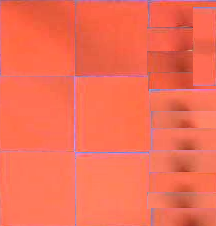
%> input picture Matlab Test Codes/Prionto/FENChess_without_enPassant/WorkDir/sample_RED.png, 216 x 226 px
$ octave --eval "result = calibrate_samples;"   (GNU Octave 9; MATLAB toolbox functions it lacks are replaced by stand-ins)
%> lines starting %> are read from the running program, lines starting %| are printed output that depends on the picture
### Matlab Test Codes/Sayeed/myOneVsAll.m
function [all_theta] = myOneVsAll(X, y, num_labels, lambda)


m = size(X, 1);
n = size(X, 2);

all_theta = [] ;

    initial_theta = zeros(n , 1);

    for k = 1 : num_labels
        options = optimset('GradObj', 'on', 'MaxIter', 50);

        theta = myfmincg (@(t)(myCostFunction(t, X, (y == k), lambda)), ...
                initial_theta, options);
        all_theta = [ all_theta ; theta' ] ;
    end


end

### Matlab Test Codes/Sayeed/myCostFunction.m
function [J, grad] = myCostFunction(theta, X, y, lambda)


[m n] = size(X);

g =  (1.0 + exp(-(X*theta))).^(-1);

J = -(1/m)*(y'*log(g) + (1-y)'*log(1-g)) + lambda/(2*m) *([0;theta(2:n)]'*[0;theta(2:n)]);

grad = 1/m*(X'*(g-y)) + lambda/m * [0;theta(2:n)];

grad = grad(:);

end

### Matlab Test Codes/Sayeed/myfmincg.m
function [X, fX, i] = myfmincg(f, X, options, P1, P2, P3, P4, P5)
% Minimize a continuous differentialble multivariate function. Starting point
% is given by "X" (D by 1), and the function named in the string "f", must
% return a function value and a vector of partial derivatives. The Polack-
% Ribiere flavour of conjugate gradients is used to compute search directions,
% and a line search using quadratic and cubic polynomial approximations and the
% Wolfe-Powell stopping criteria is used together with the slope ratio method
% for guessing initial step sizes. Additionally a bunch of checks are made to
% make sure that exploration is taking place and that extrapolation will not
% be unboundedly large. The "length" gives the length of the run: if it is
% positive, it gives the maximum number of line searches, if negative its
% absolute gives the maximum allowed number of function evaluations. You can
% (optionally) give "length" a second component, which will indicate the
% reduction in function value to be expected in the first line-search (defaults
% to 1.0). The function returns when either its length is up, or if no further
% progress can be made (ie, we are at a minimum, or so close that due to
% numerical problems, we cannot get any closer). If the function terminates
% within a few iterations, it could be an indication that the function value
% and derivatives are not consistent (ie, there may be a bug in the
% implementation of your "f" function). The function returns the found
% solution "X", a vector of function values "fX" indicating the progress made
% and "i" the number of iterations (line searches or function evaluations,
% depending on the sign of "length") used.
%
% Usage: [X, fX, i] = fmincg(f, X, options, P1, P2, P3, P4, P5)
%
% See also: checkgrad
%
% Copyright (C) 2001 and 2002 by Carl Edward Rasmussen. Date 2002-02-13
%
%
% (C) Copyright 1999, 2000 & 2001, Carl Edward Rasmussen
%
% Permission is granted for anyone to copy, use, or modify these
% programs and accompanying documents for purposes of research or
% education, provided this copyright notice is retained, and note is
% made of any changes that have been made.
%
% These programs and documents are distributed without any warranty,
% express or implied.  As the programs were written for research
% purposes only, they have not been tested to the degree that would be
% advisable in any important application.  All use of these programs is
% entirely at the user's own risk.
%
% [ml-class] Changes Made:
% 1) Function name and argument specifications
% 2) Output display
%

% Read options
if exist('options', 'var') && ~isempty(options) && isfield(options, 'MaxIter')
    length = options.MaxIter;
else
    length = 100;
end


RHO = 0.01;                            % a bunch of constants for line searches
SIG = 0.5;       % RHO and SIG are the constants in the Wolfe-Powell conditions
INT = 0.1;    % don't reevaluate within 0.1 of the limit of the current bracket
EXT = 3.0;                    % extrapolate maximum 3 times the current bracket
MAX = 20;                         % max 20 function evaluations per line search
RATIO = 100;                                      % maximum allowed slope ratio

argstr = ['feval(f, X'];                      % compose string used to call function
for i = 1:(nargin - 3)
  argstr = [argstr, ',P', int2str(i)];
end
argstr = [argstr, ')'];

if max(size(length)) == 2, red=length(2); length=length(1); else red=1; end
S=['Iteration '];

i = 0;                                            % zero the run length counter
ls_failed = 0;                             % no previous line search has failed
fX = [];
[f1 df1] = eval(argstr);                      % get function value and gradient
i = i + (length<0);                                            % count epochs?!
s = -df1;                                        % search direction is steepest
d1 = -s'*s;                                                 % this is the slope
z1 = red/(1-d1);                                  % initial step is red/(|s|+1)

while i < abs(length)                                      % while not finished
  i = i + (length>0);                                      % count iterations?!

  X0 = X; f0 = f1; df0 = df1;                   % make a copy of current values
  X = X + z1*s;                                             % begin line search
  [f2 df2] = eval(argstr);
  i = i + (length<0);                                          % count epochs?!
  d2 = df2'*s;
  f3 = f1; d3 = d1; z3 = -z1;             % initialize point 3 equal to point 1
  if length>0, M = MAX; else M = min(MAX, -length-i); end
  success = 0; limit = -1;                     % initialize quanteties
  while 1
    while ((f2 > f1+z1*RHO*d1) || (d2 > -SIG*d1)) && (M > 0)
      limit = z1;                                         % tighten the bracket
      if f2 > f1
        z2 = z3 - (0.5*d3*z3*z3)/(d3*z3+f2-f3);                 % quadratic fit
      else
        A = 6*(f2-f3)/z3+3*(d2+d3);                                 % cubic fit
        B = 3*(f3-f2)-z3*(d3+2*d2);
        z2 = (sqrt(B*B-A*d2*z3*z3)-B)/A;       % numerical error possible - ok!
      end
      if isnan(z2) || isinf(z2)
        z2 = z3/2;                  % if we had a numerical problem then bisect
      end
      z2 = max(min(z2, INT*z3),(1-INT)*z3);  % don't accept too close to limits
      z1 = z1 + z2;                                           % update the step
      X = X + z2*s;
      [f2 df2] = eval(argstr);
      M = M - 1; i = i + (length<0);                           % count epochs?!
      d2 = df2'*s;
      z3 = z3-z2;                    % z3 is now relative to the location of z2
    end
    if f2 > f1+z1*RHO*d1 || d2 > -SIG*d1
      break;                                                % this is a failure
    elseif d2 > SIG*d1
      success = 1; break;                                             % success
    elseif M == 0
      break;                                                          % failure
    end
    A = 6*(f2-f3)/z3+3*(d2+d3);                      % make cubic extrapolation
    B = 3*(f3-f2)-z3*(d3+2*d2);
    z2 = -d2*z3*z3/(B+sqrt(B*B-A*d2*z3*z3));        % num. error possible - ok!
    if ~isreal(z2) || isnan(z2) || isinf(z2) || z2 < 0 % num prob or wrong sign?
      if limit < -0.5                               % if we have no upper limit
        z2 = z1 * (EXT-1);                 % the extrapolate the maximum amount
      else
        z2 = (limit-z1)/2;                                   % otherwise bisect
      end
    elseif (limit > -0.5) && (z2+z1 > limit)         % extraplation beyond max?
      z2 = (limit-z1)/2;                                               % bisect
    elseif (limit < -0.5) && (z2+z1 > z1*EXT)       % extrapolation beyond limit
      z2 = z1*(EXT-1.0);                           % set to extrapolation limit
    elseif z2 < -z3*INT
      z2 = -z3*INT;
    elseif (limit > -0.5) && (z2 < (limit-z1)*(1.0-INT))  % too close to limit?
      z2 = (limit-z1)*(1.0-INT);
    end
    f3 = f2; d3 = d2; z3 = -z2;                  % set point 3 equal to point 2
    z1 = z1 + z2; X = X + z2*s;                      % update current estimates
    [f2 df2] = eval(argstr);
    M = M - 1; i = i + (length<0);                             % count epochs?!
    d2 = df2'*s;
  end                                                      % end of line search

  if success                                         % if line search succeeded
    f1 = f2; fX = [fX' f1]';
    %fprintf('%s %4i | Cost: %4.6e\r', S, i, f1);
    s = (df2'*df2-df1'*df2)/(df1'*df1)*s - df2;      % Polack-Ribiere direction
    tmp = df1; df1 = df2; df2 = tmp;                         % swap derivatives
    d2 = df1'*s;
    if d2 > 0                                      % new slope must be negative
      s = -df1;                              % otherwise use steepest direction
      d2 = -s'*s;
    end
    z1 = z1 * min(RATIO, d1/(d2-realmin));          % slope ratio but max RATIO
    d1 = d2;
    ls_failed = 0;                              % this line search did not fail
  else
    X = X0; f1 = f0; df1 = df0;  % restore point from before failed line search
    if ls_failed || i > abs(length)          % line search failed twice in a row
      break;                             % or we ran out of time, so we give up
    end
    tmp = df1; df1 = df2; df2 = tmp;                         % swap derivatives
    s = -df1;                                                    % try steepest
    d1 = -s'*s;
    z1 = 1/(1-d1);
    ls_failed = 1;                                    % this line search failed
  end
  if exist('OCTAVE_VERSION')
    fflush(stdout);
  end
end
fprintf('\n');

### Matlab Test Codes/Sayeed/calibrate_samples.m
function [all_theta,Class_vals] = calibrate_samples()
X = [] ;
y = [] ;
Class_vals = [] ;
file_name = ["sample_RED","sample_BLUE","sample_WHITE","sample_BLACK"] ;
n = length(file_name) ;

% Create Data Set
for i = 1:n

    path = [char(file_name(i)),'.png'];
    image = im2double(imread(path));

    R = image(:,:,1);
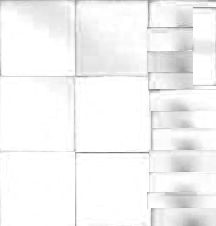
%> R: size 226x216 double; min 0.471, max 1, mean 0.959
    G = image(:,:,2);
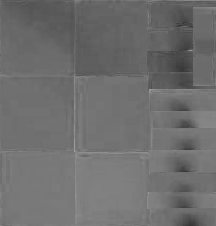
%> G: size 226x216 double; min 0.204, max 0.639, mean 0.431
    B = image(:,:,3);
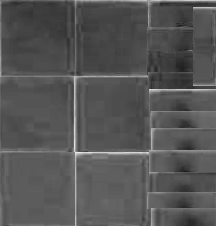
%> B: size 226x216 double; min 0.11, max 0.922, mean 0.334

    R = R(:) ;
    G = G(:) ;
    B = B(:) ;
    m0 = length(R) ;
%> m0 = 48816

    R_med = median(R);
%> R_med = 0.992
    G_med = median(G);
%> G_med = 0.439
    B_med = median(B);
%> B_med = 0.329


    X = [X ; [ones(m0,1) , R , G , B] ] ;
    y = [y ; ones(m0,1)*i] ;
    Class_vals = [Class_vals , [R_med ; G_med ; B_med]];
%> Class_vals = [0.992; 0.439; 0.329]


end
%> pass 2 of the loop in calibrate_samples, `for i = 1:n`:
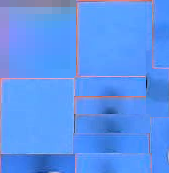
%> input picture Matlab Test Codes/Prionto/FENChess_without_enPassant/WorkDir/sample_BLUE.png, 169 x 173 px
%> image: size 173x169x3 double
%> in calibrate_samples, `G = image(:,:,2);`:
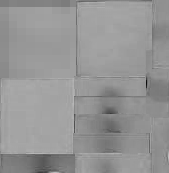
%> G: size 173x169 double; min 0.0431, max 0.745, mean 0.585
%> in calibrate_samples, `B = image(:,:,3);`:
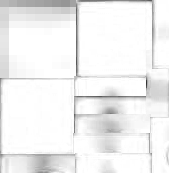
%> B: size 173x169 double; min 0.192, max 1, mean 0.944
%> R_med = 0.349
%> G_med = 0.6
%> B_med = 0.992
%> Class_vals = [0.992 0.349; 0.439 0.6; 0.329 0.992]
%> pass 3 of the loop in calibrate_samples, `for i = 1:n`:
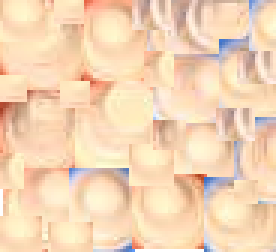
%> input picture Matlab Test Codes/Prionto/FENChess_without_enPassant/WorkDir/sample_White.png, 92 x 84 px (shown 3 times larger)
%> image: size 84x92x3 double
%> in calibrate_samples, `G = image(:,:,2);`:
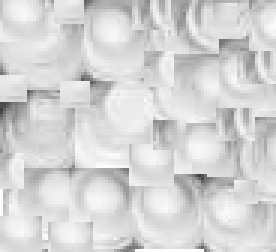
%> G: size 84x92 double (shown 3 times larger); min 0.243, max 1, mean 0.836
%> in calibrate_samples, `B = image(:,:,3);`:
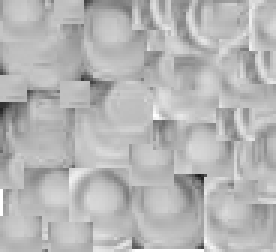
%> B: size 84x92 double (shown 3 times larger); min 0.125, max 1, mean 0.713
%> in calibrate_samples, `R = R(:) ;`: R = 7728 values, max 1 at index 8, min 0.216 at index 5772, mean 0.956
%> in calibrate_samples, `G = G(:) ;`: G = 7728 values, max 1 at index 64, min 0.243 at index 37, mean 0.836
%> in calibrate_samples, `B = B(:) ;`: B = 7728 values, max 1 at index 64, min 0.125 at index 5603, mean 0.713
%> R_med = 0.988
%> G_med = 0.859
%> B_med = 0.729
%> Class_vals = [0.992 0.349 0.988; 0.439 0.6 0.859; 0.329 0.992 0.729]
%> the loop made 4 passes; the first 3 are shown

% One vs all training
lambda = 0.1;
%> lambda = 0.1
[all_theta] = myOneVsAll(X, y, n, lambda);

% Prediction Accuracy test
%pred = myPredictOneVsAll(all_theta, X);
%fprintf('\nTraining Set Accuracy: %f\n', mean(double(pred == y)) * 100);

save('calib_data.mat','all_theta','Class_vals');

end
